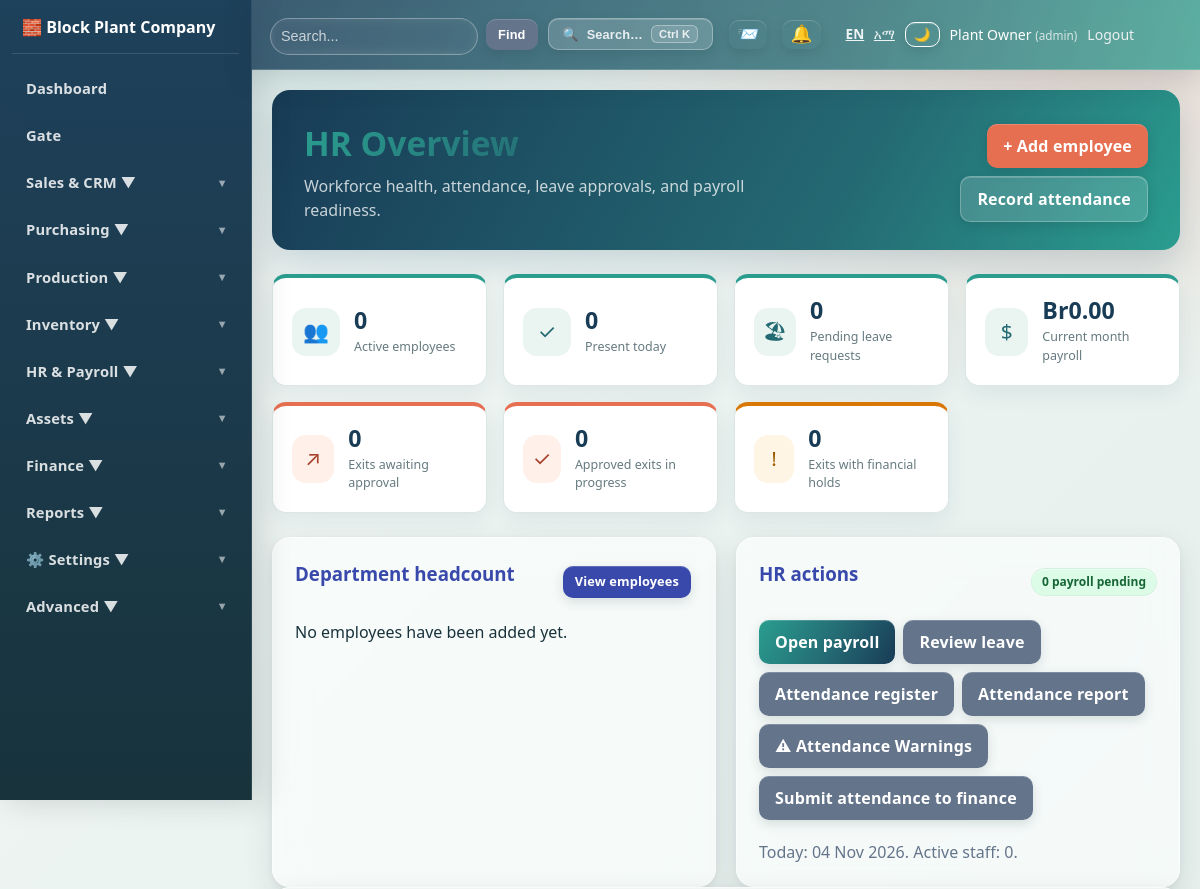
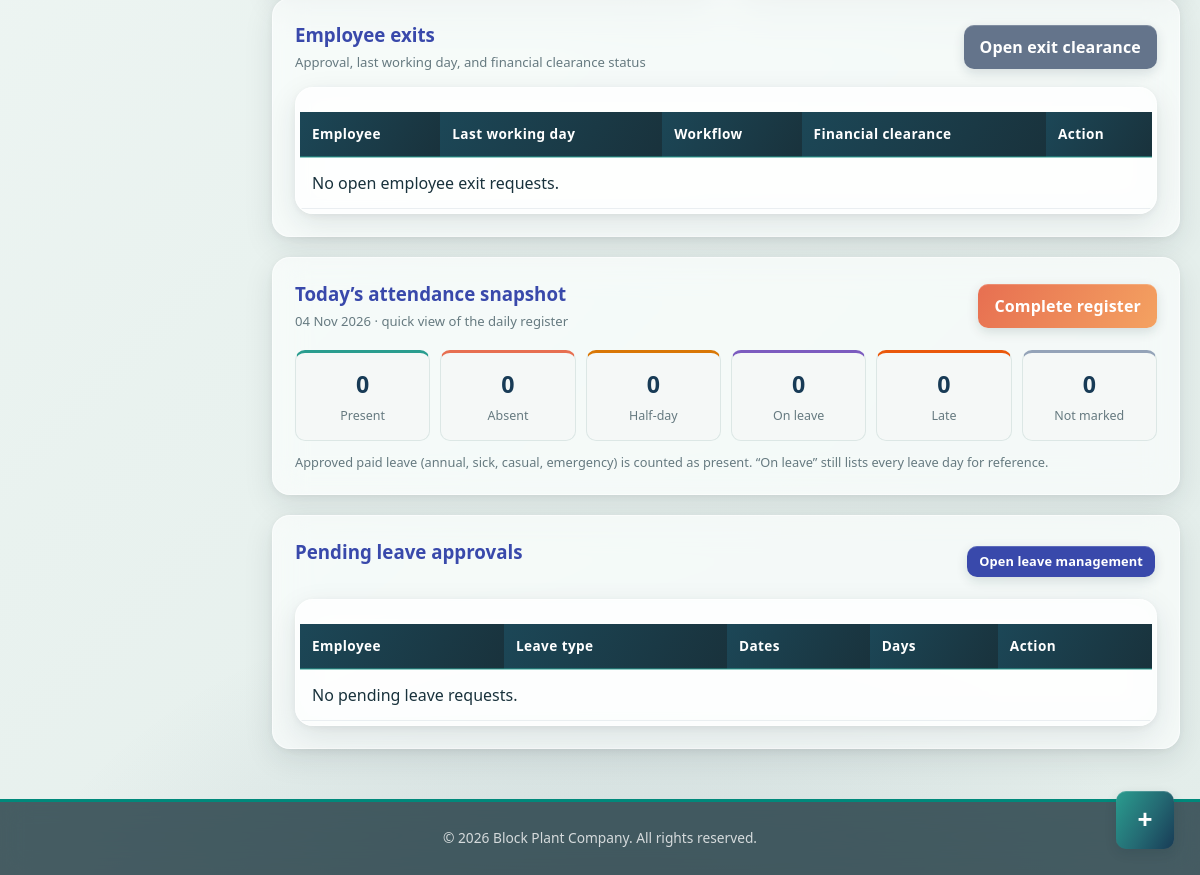
The page /hr/index.php (signed in) on the database its author committed (2 pictures, top to bottom).
### tables this page shows
CREATE TABLE company_settings(id INT AUTO_INCREMENT PRIMARY KEY,company_name VARCHAR(200) NOT NULL,company_name_am VARCHAR(200) NULL,tagline VARCHAR(255) NULL,tagline_am VARCHAR(255) NULL,address TEXT,phone VARCHAR(50),email VARCHAR(100),tax_id VARCHAR(50),logo_path VARCHAR(255),currency VARCHAR(10) DEFAULT 'ETB',currency_symbol VARCHAR(10) DEFAULT 'Br',date_format VARCHAR(20) DEFAULT 'Y-m-d',timezone VARCHAR(50) DEFAULT 'Africa/Addis_Ababa',locale_default VARCHAR(10) DEFAULT 'en',primary_color VARCHAR(20) DEFAULT '#3949ab',secondary_color VARCHAR(20) DEFAULT '#00897b',default_commission_rate DECIMAL(5,2) DEFAULT 5.00,updated_at TIMESTAMP DEFAULT CURRENT_TIMESTAMP ON UPDATE CURRENT_TIMESTAMP);

CREATE TABLE users(id INT AUTO_INCREMENT PRIMARY KEY,name VARCHAR(100) NOT NULL,username VARCHAR(50) UNIQUE NOT NULL,password VARCHAR(255) NOT NULL,role VARCHAR(30) DEFAULT 'admin',department VARCHAR(30) NULL,department_role ENUM('manager','user') NULL,status TINYINT DEFAULT 1,created_at TIMESTAMP DEFAULT CURRENT_TIMESTAMP);

### hr/index.php (the view, shortened to what the rows shown need)
<?php
require_once "../config/database.php";
require_once "../config/helpers.php";
$today = date('Y-m-d');
$month = (int) date('m');
$year = (int) date('Y');
$paidLeaveSql = attendance_paid_leave_predicate('a', 'e');
$stats = [
    'active' => (int) $pdo->query("SELECT COUNT(*) FROM employees WHERE status = 1")->fetchColumn(),
    'inactive' => (int) $pdo->query("SELECT COUNT(*) FROM employees WHERE status = 0")->fetchColumn(),
    'present' => (int) $pdo->query("SELECT COUNT(*) FROM attendance a JOIN employees e ON e.id = a.employee_id WHERE a.attendance_date = " . $pdo->quote($today) . " AND (a.status = 'present' OR $paidLeaveSql) AND (e.date_of_joining IS NULL OR a.attendance_date >= e.date_of_joining)")->fetchColumn(),
    'pending_leave' => (int) $pdo->query("SELECT COUNT(*) FROM leave_requests WHERE status = 'pending'")->fetchColumn(),
    'pending_payroll' => (int) $pdo->query("SELECT COUNT(*) FROM payroll WHERE month = {$month} AND year = {$year} AND payment_status = 'pending'")->fetchColumn(),
    'payroll_total' => (float) $pdo->query("SELECT COALESCE(SUM(net_salary), 0) FROM payroll WHERE month = {$month} AND year = {$year}")->fetchColumn(),
];
$stats['pending_exit_approval'] = 0;
$stats['approved_exits'] = 0;
$stats['exit_holds'] = 0;
require_once "../partials/header.php";
?>
<div class="hr-hero">
    <div>
        <h1>HR Overview</h1>
    </div>
</div>
<div class="hr-kpis">
    <div class="hr-kpi"><span class="hr-kpi-icon">$</span><div><div class="hr-kpi-value"><?= e(currency_symbol()) . money($stats['payroll_total']) ?></div><div class="hr-kpi-label">Current month payroll</div></div></div>
</div>
<div class="hr-grid">
    <div class="panel hr-panel hr-actions-panel">
        <div class="header-actions hr-action-buttons" style="margin-top:16px;">
            <a href="payroll.php" class="btn btn-primary">Open payroll</a>
            <a href="leaves.php" class="btn btn-secondary">Review leave</a>
            <a href="attendance.php" class="btn btn-secondary">Attendance register</a>
            <a href="attendance_report.php" class="btn btn-secondary">Attendance report</a>
            <a href="attendance_warnings.php" class="btn btn-secondary">⚠ <?= e(attendance_warning_text('menu')) ?></a>
            <a href="attendance_submit.php" class="btn btn-secondary">Submit attendance to finance</a>
        </div>
    </div>
</div>
<div class="panel hr-exits-panel">
    <div class="table-container" style="margin-top:14px;">
        <table class="data-table">
            <thead><tr><th>Employee</th><th>Last working day</th><th>Workflow</th><th>Financial clearance</th><th>Action</th></tr></thead>
        </table>
    </div>
</div>
<div class="panel hr-leave-panel" style="margin-top:20px;">
    <div class="table-container" style="margin-top:14px;">
        <table class="data-table">
            <thead><tr><th>Employee</th><th>Leave type</th><th>Dates</th><th>Days</th><th>Action</th></tr></thead>
        </table>
    </div>
</div>
<?php require_once "../partials/footer.php"; ?>

### partials/header.php (shortened to what the rows shown need)
<?php
require_once __DIR__ . "/../config/database.php";
require_once __DIR__ . "/../config/helpers.php";
$stmt = $pdo->prepare("SELECT name, role FROM users WHERE id = ?");
$stmt->execute([$_SESSION["user_id"]]);
$user = $stmt->fetch();
$brand = brand_colors();
$htmlLang = app_lang() === 'am' ? 'am' : 'en';
$_navIsAdmin = in_array(strtolower(trim((string)($user['role'] ?? ''))), ['admin', 'administrator'], true);
?>
<!doctype html>
<html lang="<?= $htmlLang ?>">
<head>
    <link rel="stylesheet" href="/block_plant/assets/css/style.css">
    <link rel="stylesheet" href="/block_plant/assets/css/advanced.css?v=<?= filemtime(__DIR__ . '/../assets/css/advanced.css') ?>">
    <link rel="stylesheet" href="/block_plant/assets/css/dark-mode.css">
    <link rel="stylesheet" href="/block_plant/assets/css/glass.css?v=<?= filemtime(__DIR__ . '/../assets/css/glass.css') ?>">
    <link rel="stylesheet" href="/block_plant/assets/css/mobile.css?v=<?= filemtime(__DIR__ . '/../assets/css/mobile.css') ?>">
</head>
<body class="theme-advanced">
    <div class="topbar">
        <div class="user-info">
            <form action="/block_plant/dashboard/search.php" method="get" style="display:flex;align-items:center;gap:8px;">
                <input type="text" name="q" placeholder="<?= e(t('search_placeholder')) ?>" style="min-width:220px; padding:8px 10px; border-radius:6px; border:1px solid rgba(255,255,255,0.3); background:rgba(255,255,255,0.12); color:white;">
                <button type="submit" class="btn btn-secondary" style="padding:8px 12px; font-size:0.8rem;"><?= t('find') ?></button>
            </form>
            <button id="cmdkOpen" title="<?= e(t('search_everything')) ?>" style="background:rgba(255,255,255,0.16);border:1px solid rgba(255,255,255,0.30);color:#fff;border-radius:999px;cursor:pointer;padding:6px 14px;font-size:0.8rem;display:flex;align-items:center;gap:8px;margin-right:6px;">
                <span>🔍</span><span style="opacity:.85;"><?= t('search_all') ?></span><span class="cmdk-kbd" style="border-color:rgba(255,255,255,0.35);color:rgba(255,255,255,0.85);background:rgba(255,255,255,0.12);">Ctrl K</span>
            </button>
            <div class="notification-dropdown" style="position:relative; margin-right: 5px;">
                <button id="sysNotifToggle" style="background:transparent;border:none;color:#fff;cursor:pointer;position:relative;padding:4px 8px;font-size:1.1rem;display:flex;align-items:center;">
                </button>
            </div>
            <div class="notification-dropdown" style="position:relative; margin-right: 5px;">
                <button id="notifToggle" style="background:transparent;border:none;color:#fff;cursor:pointer;position:relative;padding:4px 8px;font-size:1.1rem;display:flex;align-items:center;">
                </button>
            </div>
            <span style="opacity:0.9;font-size:0.85rem;margin-left:10px;">
                <a href="?lang=en" style="color:#fff;margin-right:6px;<?= app_lang() === 'en' ? 'font-weight:bold;text-decoration:underline;' : '' ?>">EN</a>
                <a href="?lang=am" style="color:#fff;<?= app_lang() === 'am' ? 'font-weight:bold;text-decoration:underline;' : '' ?>">አማ</a>
            </span>
            <button id="themeToggle" title="<?= t('dark_mode') ?>" style="background:transparent;border:1px solid #fff;color:#fff;border-radius:4px;cursor:pointer;padding:4px 8px;">🌙</button>
            <span><?= htmlspecialchars($user['name']) ?> <small style="opacity:.75">(<?= htmlspecialchars($user['role']) ?>)</small></span>
            <a href="/block_plant/auth/logout.php" style="color: #ecf0f1; text-decoration: none;"><?= t('logout') ?></a>
        </div>
    </div>
    <nav class="navbar" id="appSidebar">
        <div class="sidebar-brand">
            <span>🧱 <?= htmlspecialchars(company_display_name()) ?></span>
        </div>
        <ul>
            <?php if (has_permission('dashboard', 'view')): ?>
            <li><a href="/block_plant/dashboard/index.php"><?= t('dashboard') ?></a></li>
            <?php endif; ?>
            <?php if (has_permission('gate', 'view')): ?>
            <li><a href="/block_plant/gate/index.php"><?= t('gate') ?></a></li>
            <?php endif; ?>
            <?php if (has_permission('sales', 'view') || has_permission('crm', 'view') || has_permission('customers', 'view')): ?>
            <li class="dropdown">
                <a href="#"><?= t('sales_crm') ?> ▼</a>
            </li>
            <?php endif; ?>
            <?php if (has_permission('purchases', 'view') || has_permission('suppliers', 'view')): ?>
            <li class="dropdown">
                <a href="#"><?= t('purchasing') ?> ▼</a>
            </li>
            <?php endif; ?>
            <?php if (has_permission('production', 'view')): ?>
            <li class="dropdown">
                <a href="#"><?= t('production') ?> ▼</a>
            </li>
            <?php endif; ?>
            <?php if (has_permission('inventory', 'view')): ?>
            <li class="dropdown">
                <a href="#"><?= t('inventory') ?> ▼</a>
            </li>
            <?php endif; ?>
            <?php if (has_permission('hr', 'view')): ?>
            <li class="dropdown">
                <a href="/block_plant/hr/index.php"><?= t('hr_payroll') ?> ▼</a>
            </li>
            <?php endif; ?>
            <?php if (has_permission('assets', 'view')): ?>
            <li class="dropdown">
                <a href="#"><?= t('assets') ?> ▼</a>
            </li>
            <?php endif; ?>
            <?php if (has_permission('finance', 'view') || has_permission('expenses', 'view')): ?>
            <li class="dropdown">
                <a href="#"><?= t('finance') ?> ▼</a>
            </li>
            <?php endif; ?>
            <?php if (has_permission('reports', 'view')): ?>
            <li class="dropdown">
                <a href="#"><?= t('reports') ?> ▼</a>
            </li>
            <?php endif; ?>
            <li class="dropdown">
                <a href="#">⚙️ <?= t('settings') ?> ▼</a>
            </li>
            <?php if ($_navIsAdmin): ?>
            <li class="dropdown">
                <a href="#"><?= t('advanced') ?> ▼</a>
            </li>
            <?php endif; ?>
        </ul>
    </nav>
    <div class="container">

### partials/footer.php (shortened to what the rows shown need)
    </div>
    <footer style="background: #2c3e50; color: white; text-align: center; padding: 20px; margin-top: 50px;">
        <?php if (function_exists('company_display_name')): ?>
        <p>&copy; <?= date('Y') ?> <?= htmlspecialchars(company_display_name()) ?>. <?= e(t('all_rights_reserved')) ?></p>
        <?php else: ?>
        <p>&copy; <?= date('Y') ?> Block Plant ERP System. <?= e(t('all_rights_reserved')) ?></p>
        <?php endif; ?>
    </footer>
</body>
</html>

### rows shown on the page
company_settings: q "Search...", locale_default "Find", locale_default "Search…", locale_default "Logout", company_name "Block Plant Company", locale_default "Dashboard", locale_default "Gate", locale_default "Sales & CRM", locale_default "Purchasing", locale_default "Production", locale_default "Inventory", locale_default "HR & Payroll", locale_default "Assets", locale_default "Finance", locale_default "Reports", locale_default "Settings", locale_default "Advanced", currency_symbol "Br", locale_default "Attendance Warnings", locale_default "All rights reserved."
users: name "Plant Owner", role "admin"

### other values the page prints
$stats['active'] "0"
$stats['present'] "0"
$stats['pending_leave'] "0"
money($stats['payroll_total']) "0.00"
$stats['pending_exit_approval'] "0"
$stats['approved_exits'] "0"
$stats['exit_holds'] "0"
$stats['pending_payroll'] "0"
$attendanceSnapshot['present'] "0"
$attendanceSnapshot['absent'] "0"
$attendanceSnapshot['half_day'] "0"
$attendanceSnapshot['leave_count'] "0"
$attendanceSnapshot['late_count'] "0"
$attendanceSnapshot['unmarked'] "0"
